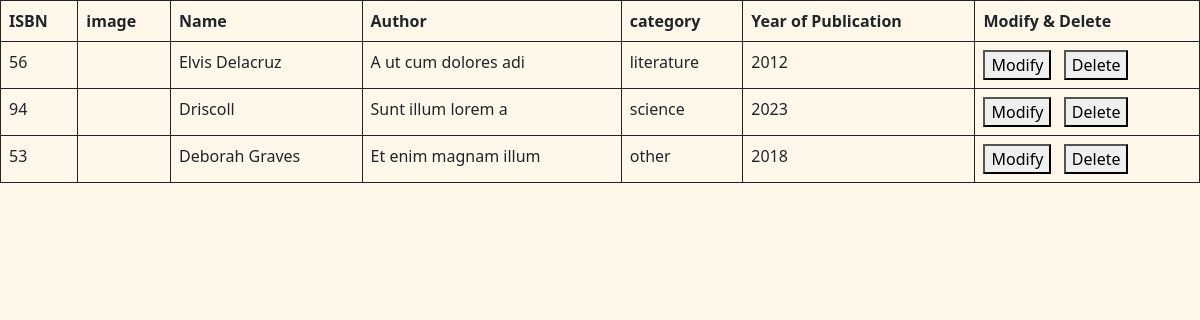
The page /booksList.php on the database its author committed.
### tables this page shows
CREATE TABLE IF NOT EXISTS `book` (
  `id` int(11) NOT NULL AUTO_INCREMENT,
  `isbn` int(11) DEFAULT NULL,
  `name` varchar(255) DEFAULT NULL,
  `publicationYear` year(4) DEFAULT NULL,
  `category_id` int(11) DEFAULT NULL,
  `author` varchar(255) NOT NULL,
  PRIMARY KEY (`id`),
  UNIQUE KEY `isbn` (`isbn`),
  KEY `category_id` (`category_id`)
);

CREATE TABLE IF NOT EXISTS `category` (
  `id` int(11) NOT NULL AUTO_INCREMENT,
  `name` varchar(255) DEFAULT NULL,
  PRIMARY KEY (`id`)
);

### booksList.php (the view, shortened to what this page needs)
<?php
    include 'db.php';
?>
<!DOCTYPE html>
<html lang="en">
<head>
    <link href="https://cdn.jsdelivr.net/npm/bootstrap@5.0.2/dist/css/bootstrap.min.css" rel="stylesheet">
    <link rel="stylesheet" href="https://cdn.jsdelivr.net/npm/bootstrap-icons@1.10.2/font/bootstrap-icons.css">
    <link href="assets/css/main.css" rel="stylesheet"/>
</head>
<body>
    <table class="table table-bordered border-dark">
    <thead>
        <tr>
        <th scope="col">ISBN</th>
        <th scope="col">image</th>
        <th scope="col">Name</th>
        <th scope="col">Author</th>
        <th scope="col">category</th>
        <th scope="col">Year of Publication</th>
        <th scope="col">Modify & Delete</th>
        </tr>
    </thead>
    <tbody>
        <?php
          $sql ="SELECT book.id, book.isbn, book.name, book.publicationYear, book.author, category.name as category
          FROM book, category
          WHERE category_id = category.id";
          $result = mysqli_query($conn, $sql);
        ?>
        <?php while($row=mysqli_fetch_assoc($result)):?>
        <tr>
        <td><?php echo $row['isbn']?></td>
        <td></td>
        <td><?php echo $row['name']?></td>
        <td><?php echo $row['author']?></td>
        <td><?php echo $row['category']?></td>
        <td><?php echo $row['publicationYear']?></td>
        <td><a href="modify.php?id=<?=$row['id']?>"><button>Modify</button></a>&nbsp;
        &nbsp;<button onclick="func(<?=$row['id']?>)" data-bs-toggle="modal" data-bs-target="#exampleModal">Delete</button></td>
        </tr>
        <?php endwhile;?>
    </tbody>
    </table>
</body>
</html>

### assets/css/main.css (style rules this page uses)
body { background-color: #FFF7EA; }

### rows shown on the page
book: isbn "56", name "Elvis Delacruz", author "A ut cum dolores adi", category.name "literature", publicationYear "2012"
book: isbn "94", name "Driscoll", author "Sunt illum lorem a", category.name "science", publicationYear "2023"
book: isbn "53", name "Deborah Graves", author "Et enim magnam illum", category.name "other", publicationYear "2018"
